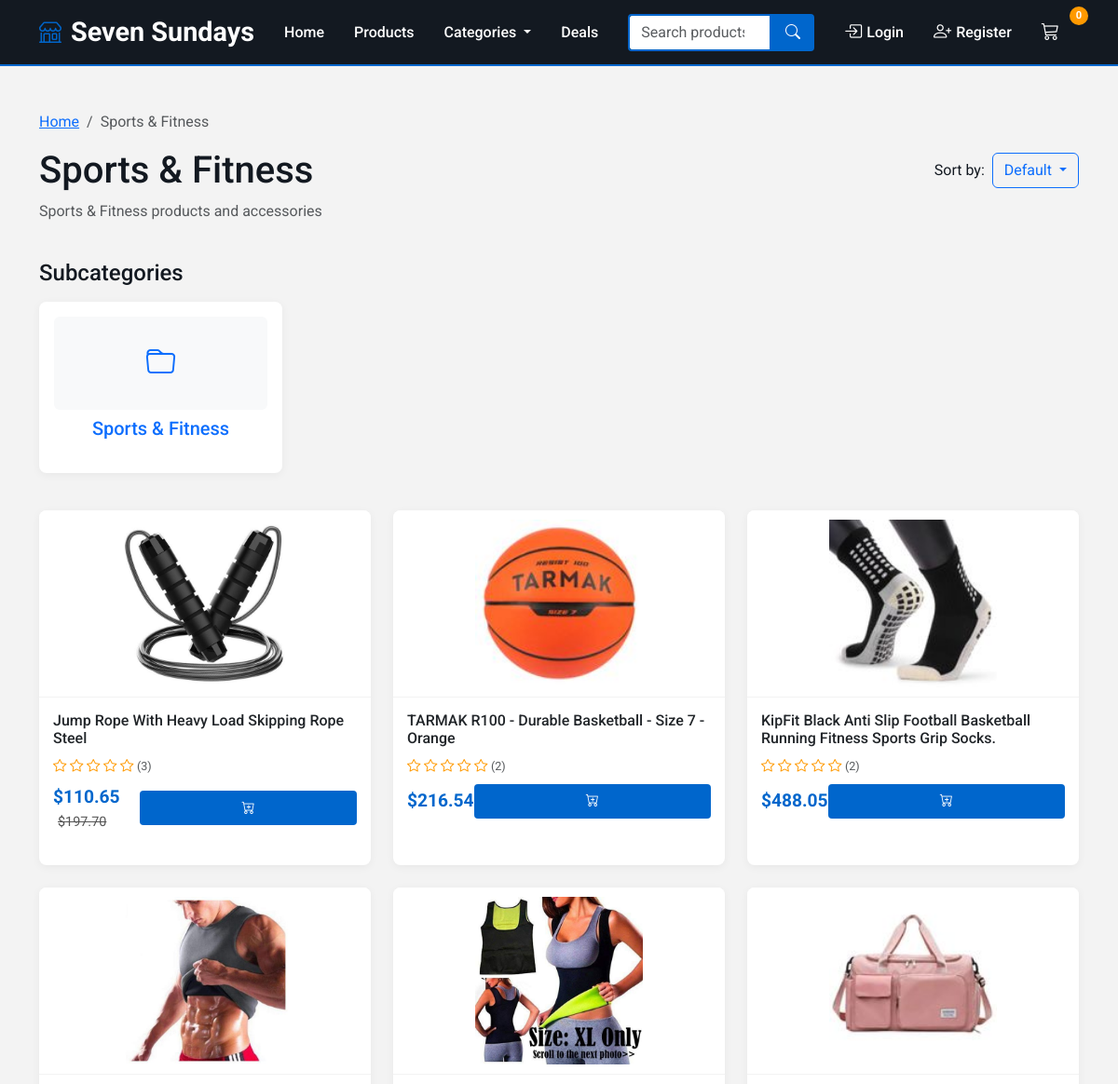
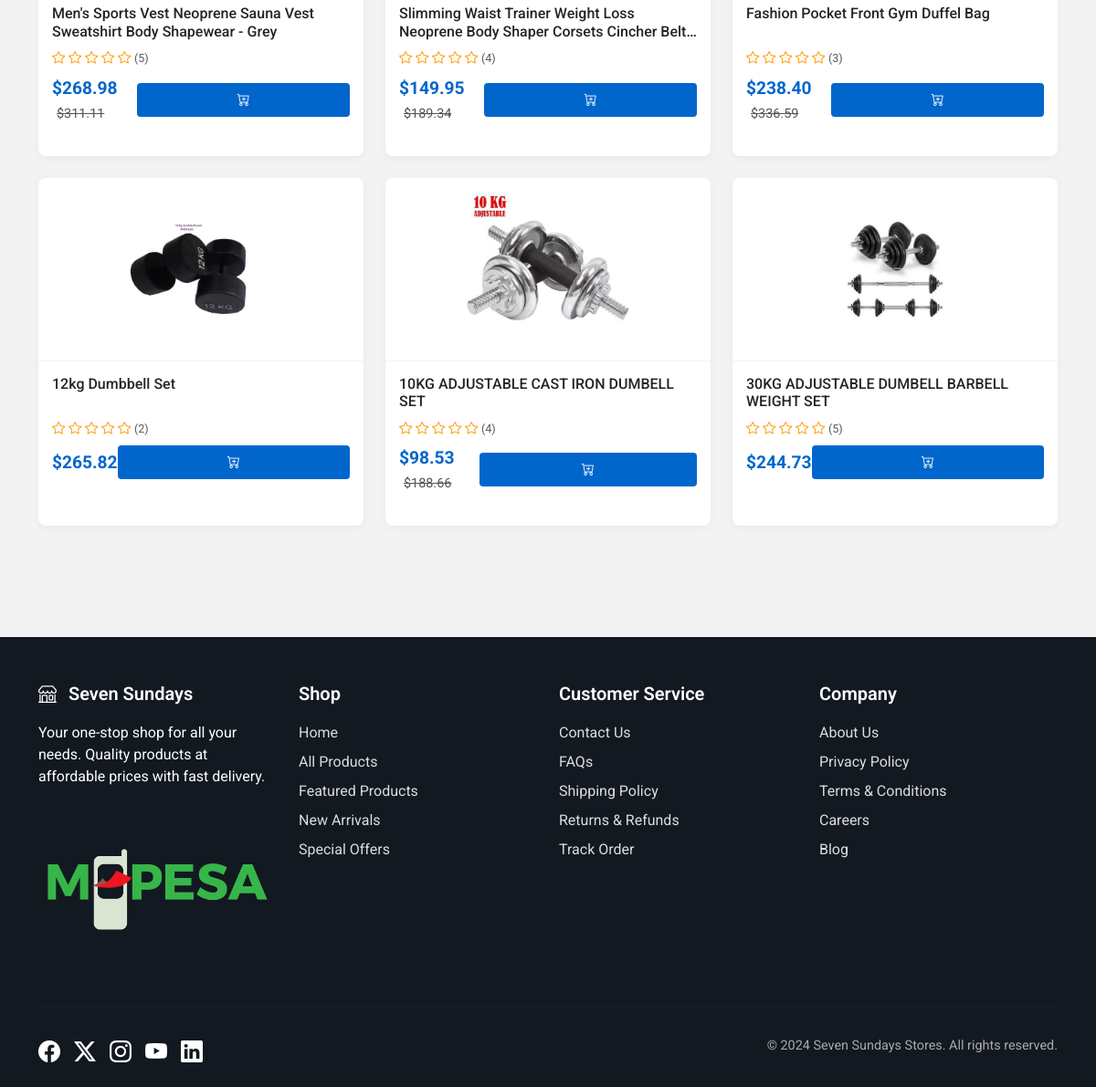
The app's page /category/sports-fitness/ with its own data (2 pictures, top to bottom).
### e_commerce/models.py (models this page shows, shortened)
class Category(models.Model):
    name = models.CharField(max_length=100, unique=True)
    slug = models.SlugField(max_length=100, unique=True, blank=True)
    description = models.TextField(blank=True)
    parent = models.ForeignKey('self', on_delete=models.CASCADE, null=True, blank=True, related_name='children')
    image = models.ImageField(upload_to='categories/', blank=True)
    is_active = models.BooleanField(default=True)
    meta_title = models.CharField(max_length=60, blank=True)
    meta_description = models.CharField(max_length=160, blank=True)
    created_at = models.DateTimeField(auto_now_add=True)
    updated_at = models.DateTimeField(auto_now=True)
    class Meta:
        verbose_name_plural = 'Categories'
        ordering = ['name']

class Product(models.Model):
    name = models.CharField(max_length=200)
    slug = models.SlugField(max_length=200, unique=True, blank=True)
    description = models.TextField()
    short_description = models.CharField(max_length=300, blank=True)
    sku = models.CharField(max_length=50, unique=True)
    category = models.ForeignKey(Category, on_delete=models.CASCADE, related_name='products')
    brand = models.ForeignKey(Brand, on_delete=models.SET_NULL, null=True, blank=True)
    price = models.DecimalField(max_digits=10, decimal_places=2)
    compare_price = models.DecimalField(max_digits=10, decimal_places=2, null=True, blank=True)
    cost_price = models.DecimalField(max_digits=10, decimal_places=2, null=True, blank=True)
    track_quantity = models.BooleanField(default=True)
    quantity = models.IntegerField(default=0)
    weight = models.DecimalField(max_digits=8, decimal_places=2, null=True, blank=True)
    is_active = models.BooleanField(default=True)
    is_featured = models.BooleanField(default=False)
    requires_shipping = models.BooleanField(default=True)
    is_digital = models.BooleanField(default=False)
    meta_title = models.CharField(max_length=60, blank=True)
    meta_description = models.CharField(max_length=160, blank=True)
    created_at = models.DateTimeField(auto_now_add=True)
    updated_at = models.DateTimeField(auto_now=True)
    class Meta:
        ordering = ['-created_at']
    @property
    def is_on_sale(self):
        return self.compare_price and self.price < self.compare_price
    @property
    def discount_percentage(self):
        if self.is_on_sale:
            return int(((self.compare_price - self.price) / self.compare_price) * 100)
        return 0

class ProductImage(models.Model):
    product = models.ForeignKey(Product, on_delete=models.CASCADE, related_name='images')
    image = models.ImageField(upload_to='products/')
    alt_text = models.CharField(max_length=200, blank=True)
    is_primary = models.BooleanField(default=False)
    order = models.PositiveIntegerField(default=0)
    created_at = models.DateTimeField(auto_now_add=True)
    class Meta:
        ordering = ['order']

### e_commerce/views.py (the view)
# urls.py: path('category/<slug:slug>/', views.category_view, name='category_detail'),
def category_view(request, slug):
    category = get_object_or_404(Category, slug=slug, is_active=True)
    products = Product.objects.filter(category=category, is_active=True)
    paginator = Paginator(products, 12)
    page_number = request.GET.get('page')
    page_obj = paginator.get_page(page_number)
    context = {
        'category': category,
        'page_obj': page_obj,
    }
    return render(request, 'category.html', context)

### templates/category.html (shortened to what this page needs)
{% extends 'base.html' %}
{% block content %}
<div class="container py-5">
    <nav aria-label="breadcrumb">
        <ol class="breadcrumb">
            <li class="breadcrumb-item"><a href="{% url 'e_commerce:home' %}">Home</a></li>
            <li class="breadcrumb-item active" aria-current="page">{{ category.name }}</li>
        </ol>
    </nav>
    <div class="row mb-4">
        <div class="col-12">
            <div class="d-flex justify-content-between align-items-center">
                <h1 class="mb-0">{{ category.name }}</h1>
                <div class="d-flex align-items-center">
                    <span class="me-2">Sort by:</span>
                    <div class="dropdown">
                        <button class="btn btn-outline-primary dropdown-toggle" type="button" id="sortDropdown" data-bs-toggle="dropdown" aria-expanded="false">
                            Default
                        </button>
                    </div>
                </div>
            </div>
            {% if category.description %}
            <p class="text-muted mt-2">{{ category.description }}</p>
            {% endif %}
        </div>
    </div>
    {% if category.children.exists %}
    <div class="row mb-4">
        <div class="col-12">
            <h4 class="mb-3">Subcategories</h4>
            <div class="row">
                {% for subcategory in category.children.all %}
                <div class="col-md-3 col-sm-6 mb-3">
                    <div class="category-card card h-100">
                        <a href="#" class="text-decoration-none">
                            <div class="card-body text-center">
                                {% if subcategory.image %}
                                <img src="#" alt="{{ subcategory.name }}" class="img-fluid mb-2" style="max-height: 100px;">
                                {% else %}
                                <div class="bg-light rounded mb-2" style="height: 100px; display: flex; align-items: center; justify-content: center;">
                                    <i class="bi bi-folder text-primary" style="font-size: 2rem;"></i>
                                </div>
                                {% endif %}
                                <h5 class="mb-0">{{ subcategory.name }}</h5>
                            </div>
                        </a>
                    </div>
                </div>
                {% endfor %}
            </div>
        </div>
    </div>
    {% endif %}
    <div class="row">
        {% for product in page_obj %}
        <div class="col-md-4 col-sm-6 mb-4">
            <div class="product-card h-100">
                {% with product.images.first as primary_image %}
                <a href="{% url 'e_commerce:product_detail' product.slug %}">
                    <img src="{{ primary_image.image.url }}" class="card-img-top product-image" alt="{{ primary_image.alt_text|default:product.name }}">
                </a>
                {% endwith %}
                <div class="product-body">
                    <h5 class="product-title">
                        <a href="{% url 'e_commerce:product_detail' product.slug %}" class="text-decoration-none text-dark">{{ product.name }}</a>
                    </h5>
                    <div class="rating mb-2">
                        {% with ''|center:5 as range %}
                        {% for _ in range %}
                            {% if forloop.counter <= product.avg_rating %}
                                <i class="bi bi-star-fill"></i>
                            {% else %}
                                <i class="bi bi-star"></i>
                            {% endif %}
                        {% endfor %}
                        {% endwith %}
                        <small class="text-muted">({{ product.reviews.count }})</small>
                    </div>
                    <div class="d-flex justify-content-between align-items-center">
                        <div>
                            <span class="product-price">${{ product.price }}</span>
                            {% if product.compare_price %}
                            <span class="original-price">${{ product.compare_price }}</span>
                            {% endif %}
                        </div>
                        <button class="btn btn-sm add-to-cart-btn" data-product-id="{{ product.id }}">
                            <i class="bi bi-cart-plus"></i>
                        </button>
                    </div>
                </div>
            </div>
        </div>
        {% empty %}
        <div class="col-12">
            <div class="alert alert-info">
                No products found in this category.
            </div>
        </div>
        {% endfor %}
    </div>
</div>
{% endblock %}

### templates/base.html (style rules this page uses)
body { font-family: 'Roboto', sans-serif; }
:root { --primary-blue: #0066cc; --dark-blue: #004080; --light-blue: #e6f2ff; --white: #ffffff; --black: #131921; --gray: #f3f3f3; --dark-gray: #555; --accent-orange: #ff9900; --accent-dark-orange: #e68a00; }
body { font-family: 'Roboto', sans-serif; background-color: var(--gray); color: var(--black); }
.product-card { transition: transform 0.3s ease, box-shadow 0.3s ease; border: none; border-radius: 8px; overflow: hidden; background-color: var(--white); box-shadow: 0 2px 10px rgba(0, 0, 0, 0.05); margin-bottom: 20px; height: 100%; }
.product-image { height: 200px; object-fit: contain; background-color: var(--white); padding: 10px; }
.product-body { padding: 15px; border-top: 1px solid var(--gray); }
.product-title { font-weight: 500; color: var(--black); margin-bottom: 0.5rem; font-size: 1rem; height: 40px; overflow: hidden; display: -webkit-box; -webkit-line-clamp: 2; -webkit-box-orient: vertical; }
.product-price { font-weight: 700; color: var(--primary-blue); font-size: 1.2rem; margin-bottom: 0.5rem; }
.original-price { text-decoration: line-through; color: var(--dark-gray); font-size: 0.9rem; margin-left: 5px; }
.rating { color: var(--accent-orange); font-size: 0.9rem; margin-bottom: 0.5rem; }
.add-to-cart-btn { background-color: var(--primary-blue); color: white; border: none; border-radius: 4px; padding: 0.5rem; width: 100%; font-weight: 500; transition: background-color 0.3s; }
.category-card { transition: all 0.3s ease; border: none; border-radius: 8px; overflow: hidden; box-shadow: 0 2px 10px rgba(0, 0, 0, 0.05); margin-bottom: 20px; }

### records on screen
Category: name "Sports & Fitness", description "Sports & Fitness products and accessories"
Product: images.first.image (picture), name "Jump Rope With Heavy Load Skipping Rope Steel", reviews.count "3", price "110.65", compare_price "197.70"
Product: images.first.image (picture), name "TARMAK R100 - Durable Basketball - Size 7 - Orange", reviews.count "2", price "216.54"
Product: images.first.image (picture), name "KipFit Black Anti Slip Football Basketball Running Fitness Sports Grip Socks.", reviews.count "2", price "488.05"
Product: images.first.image (picture), name "Men's Sports Vest Neoprene Sauna Vest Sweatshirt Body Shapewear - Grey", reviews.count "5", price "268.98", compare_price "311.11"
Product: images.first.image (picture), name "Slimming Waist Trainer Weight Loss Neoprene Body Shaper Corsets Cincher…", reviews.count "4", price "149.95", compare_price "189.34"
Product: images.first.image (picture), name "Fashion Pocket Front Gym Duffel Bag", reviews.count "3", price "238.40", compare_price "336.59"
Product: images.first.image (picture), name "12kg Dumbbell Set", reviews.count "2", price "265.82"
Product: images.first.image (picture), name "10KG ADJUSTABLE CAST IRON DUMBELL SET", reviews.count "4", price "98.53", compare_price "188.66"
Product: images.first.image (picture), name "30KG ADJUSTABLE DUMBELL BARBELL WEIGHT SET", reviews.count "5", price "244.73"
